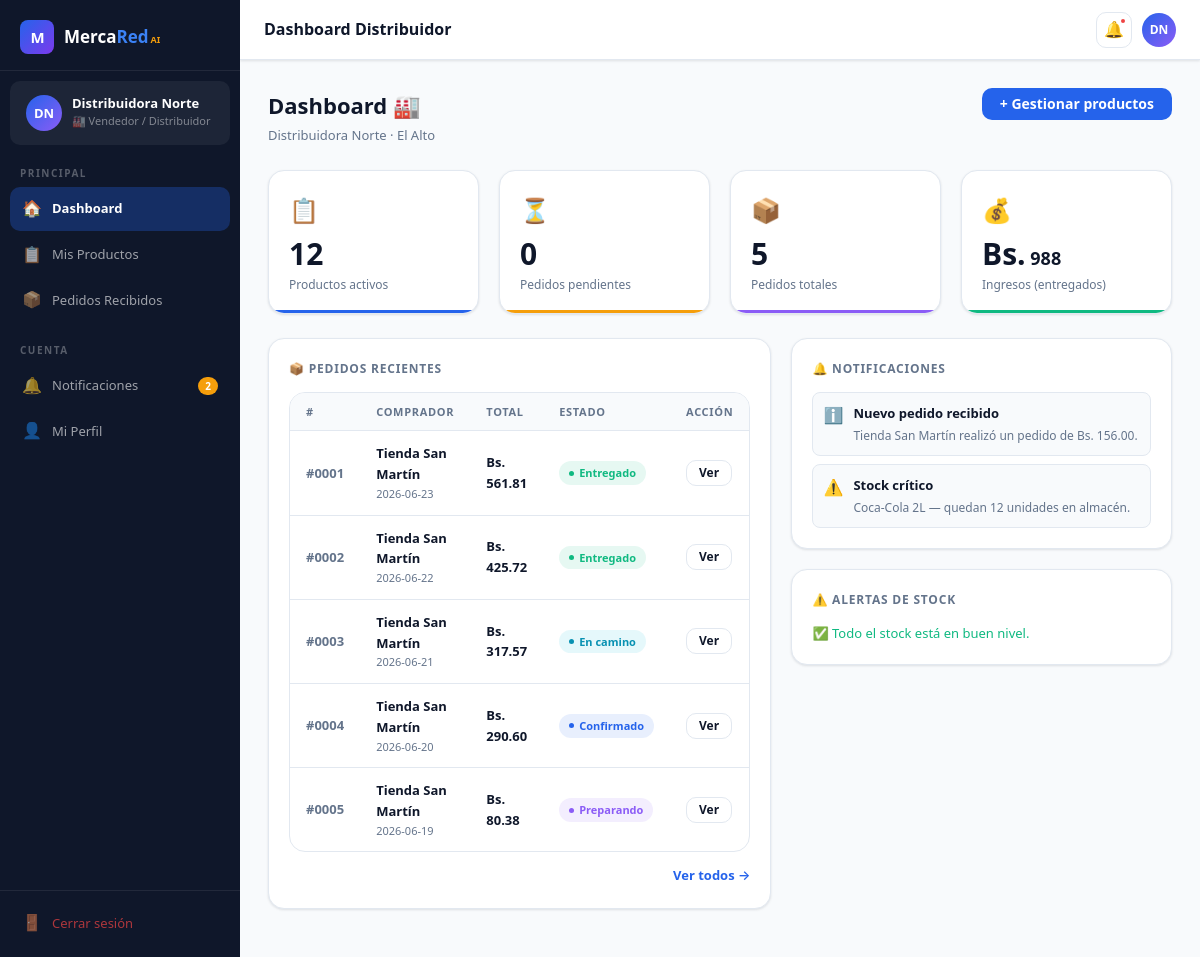
/seller (signed in), run on the app's committed database.
### tables this page shows
CREATE TABLE users (
        id          INTEGER PRIMARY KEY AUTOINCREMENT,
        email       TEXT    UNIQUE NOT NULL,
        password    TEXT    NOT NULL,
        role        TEXT    NOT NULL DEFAULT 'buyer',   -- buyer | seller | transporter | admin
        full_name   TEXT    NOT NULL,
        company     TEXT,
        phone       TEXT,
        city        TEXT    DEFAULT 'La Paz',
        avatar_initials TEXT,
        created_at  TEXT    DEFAULT (datetime('now')),
        is_active   INTEGER DEFAULT 1,
        bio         TEXT
    );

CREATE TABLE orders (
        id           INTEGER PRIMARY KEY AUTOINCREMENT,
        buyer_id     INTEGER NOT NULL REFERENCES users(id),
        seller_id    INTEGER NOT NULL REFERENCES users(id),
        transporter_id INTEGER REFERENCES users(id),
        status       TEXT    DEFAULT 'pending',
        -- pending | confirmed | preparing | in_transit | delivered | cancelled
        total        REAL    NOT NULL,
        notes        TEXT,
        delivery_address TEXT,
        created_at   TEXT    DEFAULT (datetime('now')),
        updated_at   TEXT    DEFAULT (datetime('now'))
    );

CREATE TABLE notifications (
        id         INTEGER PRIMARY KEY AUTOINCREMENT,
        user_id    INTEGER NOT NULL REFERENCES users(id),
        title      TEXT    NOT NULL,
        body       TEXT,
        type       TEXT    DEFAULT 'info',   -- info | warning | success | error
        is_read    INTEGER DEFAULT 0,
        created_at TEXT    DEFAULT (datetime('now'))
    );

### app.py (the view)
@app.route('/seller')
@login_required
def seller_home():
    if current_user.role != 'seller': return redirect(url_for('dashboard'))
    orders = query("""
        SELECT o.*, u.full_name as buyer_name, u.company as buyer_company
        FROM orders o JOIN users u ON o.buyer_id=u.id
        WHERE o.seller_id=?
        ORDER BY o.created_at DESC LIMIT 8
    """, (current_user.id,))
    products = query("SELECT * FROM products WHERE seller_id=? ORDER BY name", (current_user.id,))
    stats = {
        'total_products': query("SELECT COUNT(*) as c FROM products WHERE seller_id=?", (current_user.id,), one=True)['c'],
        'total_orders':   query("SELECT COUNT(*) as c FROM orders WHERE seller_id=?", (current_user.id,), one=True)['c'],
        'pending_orders': query("SELECT COUNT(*) as c FROM orders WHERE seller_id=? AND status='pending'", (current_user.id,), one=True)['c'],
        'total_revenue':  query("SELECT COALESCE(SUM(total),0) as s FROM orders WHERE seller_id=? AND status='delivered'", (current_user.id,), one=True)['s'],
    }
    notifs = query("SELECT * FROM notifications WHERE user_id=? ORDER BY created_at DESC LIMIT 5", (current_user.id,))
    return render_template('seller/home.html', orders=orders, products=products,
                           stats=stats, notifs=notifs)

### app.py (called while the page is built)
def get_db():
    conn = sqlite3.connect(DB_PATH)
    conn.row_factory = sqlite3.Row
    return conn

def query(sql, args=(), one=False, commit=False):
    conn = get_db()
    cur  = conn.execute(sql, args)
    if commit:
        conn.commit()
        rv = cur.lastrowid
    else:
        rv = cur.fetchone() if one else cur.fetchall()
    conn.close()
    return rv

@login_manager.user_loader
def load_user(user_id):
    row = query("SELECT * FROM users WHERE id=?", (user_id,), one=True)
    return User(row) if row else None

def notif_count():
    if not current_user.is_authenticated:
        return 0
    return query("SELECT COUNT(*) as c FROM notifications WHERE user_id=? AND is_read=0",
                 (current_user.id,), one=True)['c']

### templates/seller/home.html
{% extends "base.html" %}
{% block topbar_title %}Dashboard Distribuidor{% endblock %}
{% block content %}
<div class="page-header">
  <div><h1>Dashboard 🏭</h1><p>{{ current_user.company or current_user.full_name }} · {{ current_user.city }}</p></div>
  <a href="{{ url_for('seller_products') }}" class="btn btn-primary">+ Gestionar productos</a>
</div>
<div class="grid-4" style="margin-bottom:24px">
  <div class="kpi blue"><div class="kpi-icon">📋</div><div class="kpi-val">{{ stats.total_products }}</div><div class="kpi-label">Productos activos</div></div>
  <div class="kpi amber"><div class="kpi-icon">⏳</div><div class="kpi-val">{{ stats.pending_orders }}</div><div class="kpi-label">Pedidos pendientes</div></div>
  <div class="kpi purple"><div class="kpi-icon">📦</div><div class="kpi-val">{{ stats.total_orders }}</div><div class="kpi-label">Pedidos totales</div></div>
  <div class="kpi green"><div class="kpi-icon">💰</div><div class="kpi-val">Bs.<span style="font-size:18px"> {{ '%.0f'|format(stats.total_revenue) }}</span></div><div class="kpi-label">Ingresos (entregados)</div></div>
</div>
<div class="grid-2">
  <div class="card">
    <div class="card-title">📦 Pedidos recientes</div>
    {% if orders %}
    <div class="table-wrap">
      <table>
        <thead><tr><th>#</th><th>Comprador</th><th>Total</th><th>Estado</th><th>Acción</th></tr></thead>
        <tbody>
          {% for o in orders %}
          <tr>
            <td style="font-weight:700;color:var(--muted)">#{{ '%04d'|format(o.id) }}</td>
            <td>
              <div style="font-weight:600;font-size:13px">{{ o.buyer_company or o.buyer_name }}</div>
              <div style="font-size:11px;color:var(--muted)">{{ o.created_at[:10] }}</div>
            </td>
            <td style="font-weight:800">Bs. {{ '%.2f'|format(o.total) }}</td>
            <td><span class="status s-{{ o.status }}">{{ {'pending':'Pendiente','confirmed':'Confirmado','preparing':'Preparando','in_transit':'En camino','delivered':'Entregado','cancelled':'Cancelado'}[o.status] }}</span></td>
            <td>
              {% if o.status == 'pending' %}
              <form method="POST" action="{{ url_for('seller_order_update', oid=o.id) }}">
                <input type="hidden" name="status" value="confirmed">
                <button type="submit" class="btn btn-success btn-sm">✓ Confirmar</button>
              </form>
              {% else %}
              <a href="{{ url_for('seller_orders') }}" class="btn btn-ghost btn-sm">Ver</a>
              {% endif %}
            </td>
          </tr>
          {% endfor %}
        </tbody>
      </table>
    </div>
    <div style="margin-top:10px;text-align:right">
      <a href="{{ url_for('seller_orders') }}" style="font-size:13px;color:var(--blue);font-weight:600">Ver todos →</a>
    </div>
    {% else %}
    <div class="empty"><div class="empty-icon">📦</div><h3>Sin pedidos aún</h3><p>Cuando los compradores realicen pedidos de tus productos, aparecerán aquí.</p></div>
    {% endif %}
  </div>
  <div style="display:flex;flex-direction:column;gap:20px">
    <div class="card">
      <div class="card-title">🔔 Notificaciones</div>
      {% if notifs %}
        <div style="display:flex;flex-direction:column;gap:8px">
          {% for n in notifs %}
          <div style="display:flex;gap:10px;padding:10px;border-radius:8px;background:var(--surface);border:1px solid var(--border)">
            <span style="font-size:16px;flex-shrink:0">{% if n.type=='success' %}✅{% elif n.type=='warning' %}⚠️{% else %}ℹ️{% endif %}</span>
            <div>
              <div style="font-size:13px;font-weight:700">{{ n.title }}</div>
              <div style="font-size:12px;color:var(--muted);margin-top:2px">{{ n.body }}</div>
            </div>
          </div>
          {% endfor %}
        </div>
      {% else %}
        <p style="font-size:13px;color:var(--muted)">Sin notificaciones.</p>
      {% endif %}
    </div>
    <div class="card">
      <div class="card-title">⚠️ Alertas de stock</div>
      {% set low_stock = products | selectattr('stock', 'lt', 30) | list %}
      {% if low_stock %}
        {% for p in low_stock[:5] %}
        <div style="display:flex;align-items:center;justify-content:space-between;padding:9px 0;border-bottom:1px solid var(--border)">
          <div style="display:flex;align-items:center;gap:8px">
            <span style="font-size:20px">{{ p.image_emoji }}</span>
            <span style="font-size:13px;font-weight:600">{{ p.name }}</span>
          </div>
          <span style="font-size:12px;font-weight:700;color:{% if p.stock < 10 %}var(--red){% else %}var(--amber-d){% endif %}">{{ p.stock }} uds</span>
        </div>
        {% endfor %}
        <a href="{{ url_for('seller_products') }}" style="font-size:12px;color:var(--blue);font-weight:600;display:block;margin-top:10px">Actualizar stock →</a>
      {% else %}
        <p style="font-size:13px;color:var(--green)">✅ Todo el stock está en buen nivel.</p>
      {% endif %}
    </div>
  </div>
</div>
{% endblock %}

### templates/base.html (shortened to what this page needs)
<!DOCTYPE html>
<html lang="es">
<head>
</head>
<body>
{% if current_user.is_authenticated %}
<div class="app-layout">
  <aside class="sidebar" id="sidebar">
    <div class="sidebar-logo">
      <div class="logo-icon">M</div>
      <div class="logo-text">Merca<span>Red</span><small>AI</small></div>
    </div>
    <div class="sidebar-user">
      <div class="avatar">{{ current_user.avatar_initials }}</div>
      <div>
        <div class="user-name">{{ current_user.full_name }}</div>
        <div class="user-role">{{ ROLE_ICONS[current_user.role] }} {{ ROLE_LABELS[current_user.role] }}</div>
      </div>
    </div>
    <nav class="sidebar-nav">
      {% if current_user.role == 'buyer' %}
        <div class="nav-section-label">Principal</div>
        <a href="{{ url_for('buyer_home') }}" class="nav-link {% if request.endpoint=='buyer_home' %}active{% endif %}">
          <span class="icon">🏠</span> Inicio
        </a>
        <a href="{{ url_for('buyer_catalogue') }}" class="nav-link {% if request.endpoint=='buyer_catalogue' %}active{% endif %}">
          <span class="icon">🛍️</span> Catálogo
        </a>
        <a href="{{ url_for('buyer_cart') }}" class="nav-link {% if request.endpoint=='buyer_cart' %}active{% endif %}">
          <span class="icon">🛒</span> Carrito
          {% set cc = notif_count() %}
        </a>
        <a href="{{ url_for('buyer_orders') }}" class="nav-link {% if 'buyer_order' in request.endpoint %}active{% endif %}">
          <span class="icon">📦</span> Mis Pedidos
        </a>
      {% elif current_user.role == 'seller' %}
        <div class="nav-section-label">Principal</div>
        <a href="{{ url_for('seller_home') }}" class="nav-link {% if request.endpoint=='seller_home' %}active{% endif %}">
          <span class="icon">🏠</span> Dashboard
        </a>
        <a href="{{ url_for('seller_products') }}" class="nav-link {% if request.endpoint=='seller_products' %}active{% endif %}">
          <span class="icon">📋</span> Mis Productos
        </a>
        <a href="{{ url_for('seller_orders') }}" class="nav-link {% if request.endpoint=='seller_orders' %}active{% endif %}">
          <span class="icon">📦</span> Pedidos Recibidos
        </a>
      {% elif current_user.role == 'transporter' %}
        <div class="nav-section-label">Principal</div>
        <a href="{{ url_for('transporter_home') }}" class="nav-link {% if request.endpoint=='transporter_home' %}active{% endif %}">
          <span class="icon">🚚</span> Mis Entregas
        </a>
      {% elif current_user.role == 'admin' %}
        <div class="nav-section-label">Administración</div>
        <a href="{{ url_for('admin_home') }}" class="nav-link {% if request.endpoint=='admin_home' %}active{% endif %}">
          <span class="icon">⚙️</span> Panel Admin
        </a>
      {% endif %}
      <div class="nav-section-label" style="margin-top:10px">Cuenta</div>
      <a href="{{ url_for('notifications') }}" class="nav-link {% if request.endpoint=='notifications' %}active{% endif %}">
        <span class="icon">🔔</span> Notificaciones
        {% set nc = notif_count() %}{% if nc > 0 %}<span class="badge amber">{{ nc }}</span>{% endif %}
      </a>
      <a href="{{ url_for('profile') }}" class="nav-link {% if request.endpoint=='profile' %}active{% endif %}">
        <span class="icon">👤</span> Mi Perfil
      </a>
    </nav>
    <div class="sidebar-bottom">
      <a href="{{ url_for('logout') }}" class="nav-link" style="color:rgba(239,68,68,.7)">
        <span class="icon">🚪</span> Cerrar sesión
      </a>
    </div>
  </aside>
  <div class="main-wrap">
    <header class="topbar">
      <span class="topbar-title">{% block topbar_title %}MercaRed AI{% endblock %}</span>
      <div class="topbar-right">
        <a href="{{ url_for('notifications') }}" class="topbar-btn" title="Notificaciones">
          🔔
          {% if notif_count() > 0 %}<div class="notif-dot"></div>{% endif %}
        </a>
        <a href="{{ url_for('profile') }}" class="topbar-avatar">{{ current_user.avatar_initials }}</a>
      </div>
    </header>
    <main class="page-content">
      {% block content %}{% endblock %}
    </main>
  </div>
</div>
{% else %}
  {% block public_content %}{% endblock %}
{% endif %}
</body>
</html>

### data on the page
users: avatar_initials "DN", full_name "Distribuidora Norte", role "🏭", role "Vendedor / Distribuidor", company "Distribuidora Norte", city "El Alto"
orders: id "0001", company "Tienda San Martín", created_at "2026-06-23", total "561.81", status "Entregado"
orders: id "0002", company "Tienda San Martín", created_at "2026-06-22", total "425.72", status "Entregado"
orders: id "0003", company "Tienda San Martín", created_at "2026-06-21", total "317.57", status "En camino"
orders: id "0004", company "Tienda San Martín", created_at "2026-06-20", total "290.60", status "Confirmado"
orders: id "0005", company "Tienda San Martín", created_at "2026-06-19", total "80.38", status "Preparando"
notifications: type "ℹ️", title "Nuevo pedido recibido", body "Tienda San Martín realizó un pedido de Bs. 156.00."
notifications: title "Stock crítico", body "Coca-Cola 2L — quedan 12 unidades en almacén."

### other printed values
{{ nc }} "2"
{{ stats.total_products }} "12"
{{ stats.pending_orders }} "0"
{{ stats.total_orders }} "5"
{{ '%.0f'|format(stats.total_revenue) }} "988"
